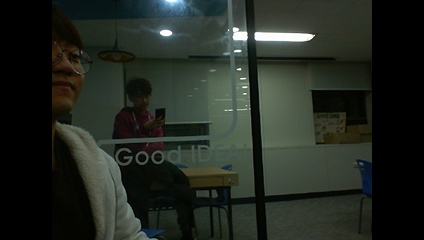
//> input picture MotionDetector/[Semi-Colon]MotionDetector/MotionDetector/image_20191111214131.jpg, 424 x 240 px, given in place of the camera
$ ./md4   (built with g++ and OpenCV 4)
//> lines starting //> are read from the running program, lines starting //| are printed output that depends on the picture; after the words box and inside, x2 and y2 are one past the last pixel; in counts of white or black regions, pixels touching at a corner belong together
#include <opencv2/core.hpp>
#include <opencv2/imgproc.hpp>
#include <opencv2/videoio.hpp>
#include <opencv2/highgui.hpp>
#include <iostream>

using namespace cv;
using namespace std;


int threshold1 = 30;

Vec3b lower_blue1, upper_blue1, lower_blue2, upper_blue2, lower_blue3, upper_blue3;
Mat img_color;

void mouse_callback(int event, int x, int y, int flags, void* param)
{
	if (event == EVENT_LBUTTONDOWN)
	{
		//클릭한 위치의 픽셀값 불러오기
		Vec3b color_pixel = img_color.at<Vec3b>(y, x);

		//한
		Mat bgr_color = Mat(1, 1, CV_8UC3, color_pixel);


		Mat hsv_color;
		cvtColor(bgr_color, hsv_color, COLOR_BGR2HSV);

		int hue = hsv_color.at<Vec3b>(0, 0)[0];
		int saturation = hsv_color.at<Vec3b>(0, 0)[1];
		int value = hsv_color.at<Vec3b>(0, 0)[2];

		cout << "hue = " << hue << endl;
		cout << "saturation = " << saturation << endl;
		cout << "value = " << value << endl;


		if (hue < 10)
		{
			cout << "case 1" << endl;
			lower_blue1 = Vec3b(hue - 10 + 180, threshold1, threshold1);
			upper_blue1 = Vec3b(180, 255, 255);
			lower_blue2 = Vec3b(0, threshold1, threshold1);
			upper_blue2 = Vec3b(hue, 255, 255);
			lower_blue3 = Vec3b(hue, threshold1, threshold1);
			upper_blue3 = Vec3b(hue + 10, 255, 255);
		}
		else if (hue > 170)
		{
			cout << "case 2" << endl;
			lower_blue1 = Vec3b(hue, threshold1, threshold1);
			upper_blue1 = Vec3b(180, 255, 255);
			lower_blue2 = Vec3b(0, threshold1, threshold1);
			upper_blue2 = Vec3b(hue + 10 - 180, 255, 255);
			lower_blue3 = Vec3b(hue - 10, threshold1, threshold1);
			upper_blue3 = Vec3b(hue, 255, 255);
		}
		else
		{
			cout << "case 3" << endl;
			lower_blue1 = Vec3b(hue, threshold1, threshold1);
			upper_blue1 = Vec3b(hue + 10, 255, 255);
			lower_blue2 = Vec3b(hue - 10, threshold1, threshold1);
			upper_blue2 = Vec3b(hue, 255, 255);
			lower_blue3 = Vec3b(hue - 10, threshold1, threshold1);
			upper_blue3 = Vec3b(hue, 255, 255);
		}

		cout << "hue = " << hue << endl;
		cout << "#1 = " << lower_blue1 << "~" << upper_blue1 << endl;
		cout << "#2 = " << lower_blue2 << "~" << upper_blue2 << endl;
		cout << "#3 = " << lower_blue3 << "~" << upper_blue3 << endl;
	}
}


int main()
{
	namedWindow("img_color");
	setMouseCallback("img_color", mouse_callback);


	Mat img_hsv;

	VideoCapture cap(0);
	if (!cap.isOpened()) {

		cout << "카메라를 열 수 없습니다." << endl;
		return -1;
	}


	while (1)
	{
		cap.read(img_color);
//> img_color is the input picture: 240 rows x 424 cols, CV_8UC3; mean B, G, R 33.9, 41, 35.3

		cvtColor(img_color, img_hsv, COLOR_BGR2HSV);
//> img_hsv: 240 rows x 424 cols, CV_8UC3; mean H, S, V 42.3, 67.6, 41.9

		Mat img_mask1, img_mask2, img_mask3, img_mask;
		inRange(img_hsv, lower_blue1, upper_blue1, img_mask1);
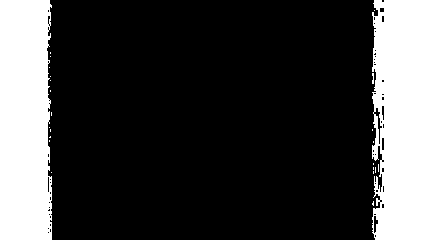
//> img_mask1: 240 rows x 424 cols, CV_8UC1; 23.1% white; 24 white regions (22 under 20 px), largest, box (x1, y1, x2, y2) and area: (0, 0, 52, 240) 11896, (372, 0, 424, 240) 11521
//> `bitwise_and(img_color, img_color, img_result, img_mask);`: img_result: 240 rows x 424 cols, CV_8UC3; every value is 0
//> the left mouse button is pressed and released at (212, 120)
//> in mouse_callback, `Vec3b color_pixel = img_color.at<Vec3b>(y, x);`: color_pixel = [78, 96, 79]
//> in mouse_callback, `Mat bgr_color = Mat(1, 1, CV_8UC3, color_pixel);`: bgr_color = [[78, 96, 79]]
//> in mouse_callback, `cvtColor(bgr_color, hsv_color, COLOR_BGR2HSV);`: hsv_color = [[58, 48, 96]]
//> in mouse_callback, `int hue = hsv_color.at<Vec3b>(0, 0)[0];`: hue = 58
//> in mouse_callback, `int saturation = hsv_color.at<Vec3b>(0, 0)[1];`: saturation = 48
//> in mouse_callback, `int value = hsv_color.at<Vec3b>(0, 0)[2];`: value = 96
//| hue = 58
//| saturation = 48
//| value = 96
//> in mouse_callback, `lower_blue1 = Vec3b(hue, threshold1, threshold1);`: lower_blue1 = [58, 30, 30]
//> in mouse_callback, `upper_blue1 = Vec3b(hue + 10, 255, 255);`: upper_blue1 = [68, 255, 255]
//> in mouse_callback, `lower_blue2 = Vec3b(hue - 10, threshold1, threshold1);`: lower_blue2 = [48, 30, 30]
//> in mouse_callback, `upper_blue2 = Vec3b(hue, 255, 255);`: upper_blue2 = [58, 255, 255]
//> in mouse_callback, `lower_blue3 = Vec3b(hue - 10, threshold1, threshold1);`: lower_blue3 = [48, 30, 30]
//> in mouse_callback, `upper_blue3 = Vec3b(hue, 255, 255);`: upper_blue3 = [58, 255, 255]
//| hue = 58
//| #1 = [58, 30, 30]~[68, 255, 255]
//| #2 = [48, 30, 30]~[58, 255, 255]
//| #3 = [48, 30, 30]~[58, 255, 255]
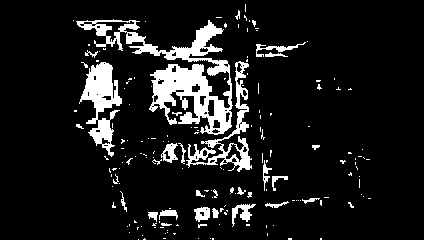
//> img_mask1: 240 rows x 424 cols, CV_8UC1; 10.5% white; 172 white regions (142 under 20 px), largest, box (x1, y1, x2, y2) and area: (76, 19, 233, 135) 5067, (79, 62, 122, 157) 1803, (186, 61, 252, 172) 1449
		inRange(img_hsv, lower_blue2, upper_blue2, img_mask2);
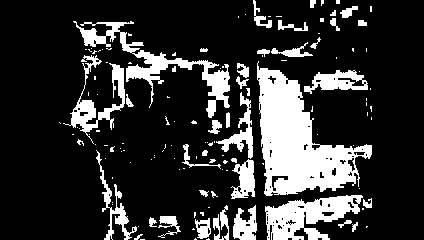
//> img_mask2: 240 rows x 424 cols, CV_8UC1; 19.6% white; 134 white regions (93 under 20 px), largest, box (x1, y1, x2, y2) and area: (257, 61, 372, 196) 7286, (73, 21, 230, 118) 2655, (265, 195, 363, 240) 2451
		inRange(img_hsv, lower_blue3, upper_blue3, img_mask3);
		img_mask = img_mask1 | img_mask2 | img_mask3;
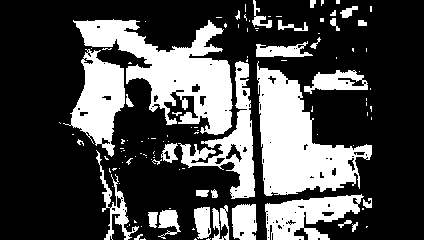
//> img_mask: 240 rows x 424 cols, CV_8UC1; 29.5% white; 116 white regions (83 under 20 px), largest, box (x1, y1, x2, y2) and area: (73, 19, 233, 135) 7739, (257, 61, 372, 196) 7567, (63, 49, 125, 157) 3284


		Mat img_result;
		bitwise_and(img_color, img_color, img_result, img_mask);
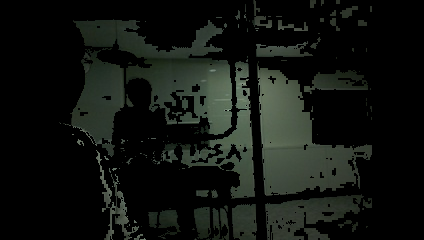
//> img_result: 240 rows x 424 cols, CV_8UC3; mean B, G, R 16.4, 20.1, 16.8

		imshow("img_color", img_color);
		imshow("img_mask", img_mask);
		imshow("img_result", img_result);

		if (waitKey(1) > 0)
//> the Esc key is pressed
			break;
	}


	return 0;
}

$ run again, on MotionDetector/[Semi-Colon]MotionDetector/MotionDetector/image_20191111214138.jpg
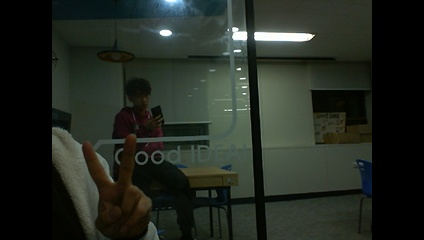
//> input picture MotionDetector/[Semi-Colon]MotionDetector/MotionDetector/image_20191111214138.jpg, 424 x 240 px, given in place of the camera
//> img_color is the input picture: 240 rows x 424 cols, CV_8UC3; mean B, G, R 33.4, 41.1, 35.3
//> img_hsv: 240 rows x 424 cols, CV_8UC3; mean H, S, V 41.8, 68.5, 42.1
//> `inRange(img_hsv, lower_blue1, upper_blue1, img_mask1);`:
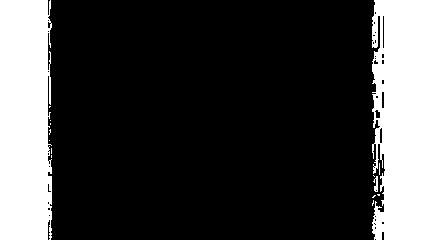
//> img_mask1: 240 rows x 424 cols, CV_8UC1; 23% white; 15 white regions (12 under 20 px), largest, box (x1, y1, x2, y2) and area: (0, 0, 52, 240) 11944, (372, 0, 424, 240) 11346, (373, 176, 378, 192) 48
//> img_result: 240 rows x 424 cols, CV_8UC3; every value is 0
//> color_pixel = [82, 102, 83]
//> bgr_color = [[82, 102, 83]]
//> hsv_color = [[59, 50, 102]]
//> hue = 59
//> saturation = 50
//> value = 102
//| hue = 59
//| saturation = 50
//| value = 102
//> lower_blue1 = [59, 30, 30]
//> upper_blue1 = [69, 255, 255]
//> lower_blue2 = [49, 30, 30]
//> upper_blue2 = [59, 255, 255]
//> lower_blue3 = [49, 30, 30]
//> upper_blue3 = [59, 255, 255]
//| hue = 59
//| #1 = [59, 30, 30]~[69, 255, 255]
//| #2 = [49, 30, 30]~[59, 255, 255]
//| #3 = [49, 30, 30]~[59, 255, 255]
//> img_mask1: 240 rows x 424 cols, CV_8UC1; 11.6% white; 175 white regions (140 under 20 px), largest, box (x1, y1, x2, y2) and area: (150, 65, 233, 136) 3092, (64, 60, 124, 165) 2454, (54, 20, 233, 109) 2232
//> img_mask2: 240 rows x 424 cols, CV_8UC1; 17.5% white; 155 white regions (110 under 20 px), largest, box (x1, y1, x2, y2) and area: (256, 63, 364, 196) 5417, (101, 30, 231, 134) 2735, (52, 21, 117, 144) 2633
//> img_mask: 240 rows x 424 cols, CV_8UC1; 28.7% white; 122 white regions (87 under 20 px), largest, box (x1, y1, x2, y2) and area: (52, 20, 233, 172) 14144, (256, 63, 372, 196) 5651, (156, 56, 255, 199) 3549
//> `bitwise_and(img_color, img_color, img_result, img_mask);`:
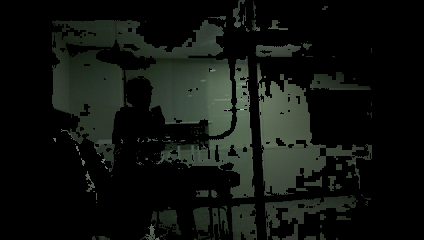
//> img_result: 240 rows x 424 cols, CV_8UC3; mean B, G, R 15.6, 19.3, 15.9
